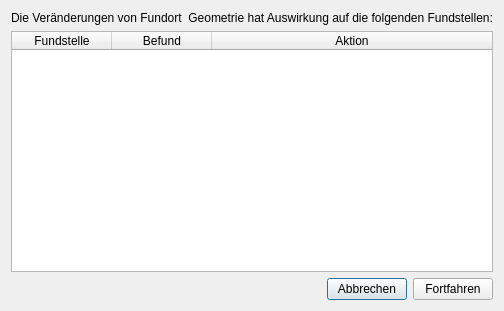
<?xml version="1.0" encoding="UTF-8"?>
<ui version="4.0">
 <class>apisSiteEditFindSpotHandlingDialog</class>
 <widget class="QDialog" name="apisSiteEditFindSpotHandlingDialog">
  <property name="geometry">
   <rect>
    <x>0</x>
    <y>0</y>
    <width>452</width>
    <height>311</height>
   </rect>
  </property>
  <property name="windowTitle">
   <string>APIS Auswirkung auf Fundstellen</string>
  </property>
  <layout class="QVBoxLayout" name="verticalLayout">
   <item>
    <widget class="QLabel" name="label">
     <property name="text">
      <string>Die Veränderungen von Fundort  Geometrie hat Auswirkung auf die folgenden Fundstellen:</string>
     </property>
    </widget>
   </item>
   <item>
    <widget class="QTableWidget" name="uiFindSpotAssessmentTable">
     <property name="editTriggers">
      <set>QAbstractItemView::NoEditTriggers</set>
     </property>
     <property name="alternatingRowColors">
      <bool>true</bool>
     </property>
     <property name="selectionMode">
      <enum>QAbstractItemView::SingleSelection</enum>
     </property>
     <property name="selectionBehavior">
      <enum>QAbstractItemView::SelectRows</enum>
     </property>
     <property name="cornerButtonEnabled">
      <bool>false</bool>
     </property>
     <attribute name="horizontalHeaderCascadingSectionResizes">
      <bool>true</bool>
     </attribute>
     <attribute name="horizontalHeaderStretchLastSection">
      <bool>true</bool>
     </attribute>
     <column>
      <property name="text">
       <string>Fundstelle</string>
      </property>
     </column>
     <column>
      <property name="text">
       <string>Befund</string>
      </property>
     </column>
     <column>
      <property name="text">
       <string>Aktion</string>
      </property>
     </column>
    </widget>
   </item>
   <item>
    <layout class="QHBoxLayout" name="horizontalLayout">
     <item>
      <spacer name="horizontalSpacer">
       <property name="orientation">
        <enum>Qt::Horizontal</enum>
       </property>
       <property name="sizeHint" stdset="0">
        <size>
         <width>40</width>
         <height>20</height>
        </size>
       </property>
      </spacer>
     </item>
     <item>
      <widget class="QPushButton" name="uiCancelEditBtn">
       <property name="text">
        <string>Abbrechen</string>
       </property>
      </widget>
     </item>
     <item>
      <widget class="QPushButton" name="uiResumeEditBtn">
       <property name="text">
        <string>Fortfahren</string>
       </property>
       <property name="autoDefault">
        <bool>false</bool>
       </property>
      </widget>
     </item>
    </layout>
   </item>
  </layout>
 </widget>
 <resources/>
 <connections/>
</ui>
